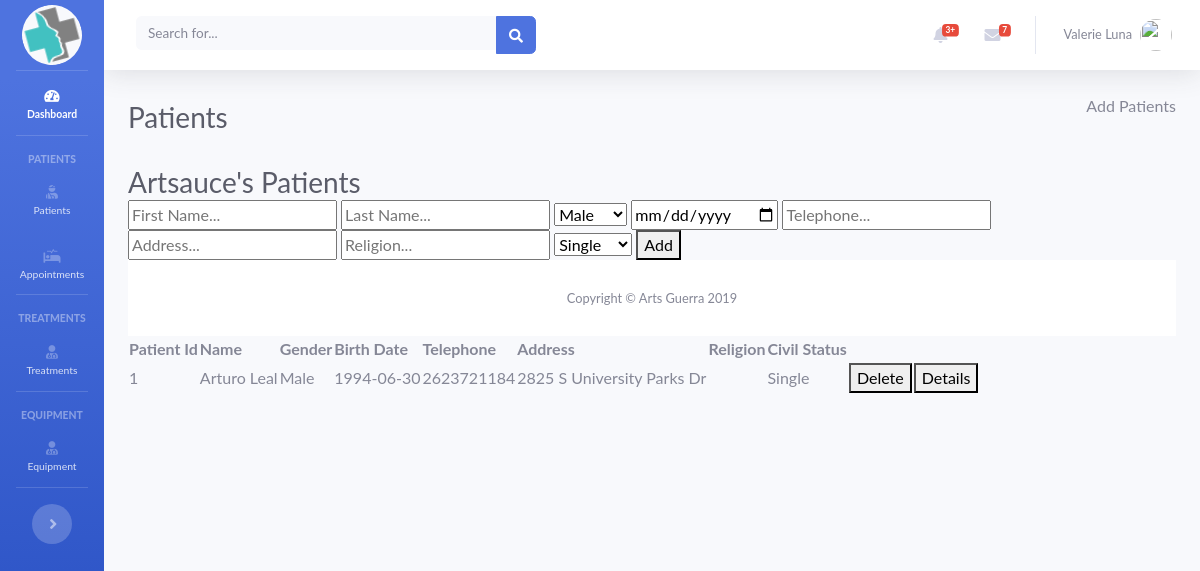
The page /LoginSystem/patients2.php (signed in) on the database its author committed.
### tables this page shows
CREATE TABLE `patients` (
  `companyId` int(11) NOT NULL DEFAULT '0',
  `patientId` int(11) NOT NULL AUTO_INCREMENT,
  `userId` int(11) unsigned NOT NULL,
  `firstName` varchar(255) NOT NULL,
  `lastName` varchar(255) NOT NULL,
  `gender` tinyint(1) NOT NULL DEFAULT '1',
  `birthDate` date NOT NULL DEFAULT '2019-01-01',
  `telephone` varchar(15) DEFAULT NULL,
  `address` varchar(250) DEFAULT NULL,
  `religion` varchar(250) DEFAULT NULL,
  `civilStatus` varchar(250) DEFAULT NULL,
  `fc` varchar(250) DEFAULT NULL,
  `fr` varchar(250) DEFAULT NULL,
  `ta` varchar(250) DEFAULT NULL,
  `temperature` varchar(250) DEFAULT NULL,
  `weight` varchar(250) DEFAULT NULL,
  `height` varchar(250) DEFAULT NULL,
  `imc` varchar(250) DEFAULT NULL,
  `antecedentesPadres` varchar(250) DEFAULT NULL,
  `antecedentesHermanos` varchar(250) DEFAULT NULL,
  `antecedentesHijos` varchar(250) DEFAULT NULL,
  `antecedentesEsteticos` varchar(250) DEFAULT NULL,
  `antecedentesCirugias` varchar(250) DEFAULT NULL,
  `antecedentesHospitalizaciones` varchar(250) DEFAULT NULL,
  `antecedentesEnfermedades` varchar(250) DEFAULT NULL,
  `antecedentesAlergias` varchar(250) DEFAULT NULL,
  `antecedentesMedicamentos` varchar(250) DEFAULT NULL,
  `tabaquismo` varchar(250) DEFAULT NULL,
  `alcoholismo` varchar(250) DEFAULT NULL,
  `toxicomanias` varchar(250) DEFAULT NULL,
  `inmunizaciones` varchar(250) DEFAULT NULL,
  `inicioVidaSexual` varchar(250) DEFAULT NULL,
  `planificacionFamiliar` varchar(250) DEFAULT NULL,
  `aparatoDigestivo` varchar(250) DEFAULT NULL,
  `aparatoCardio` varchar(250) DEFAULT NULL,
  `aparatoRespiratorio` varchar(250) DEFAULT NULL,
  `sistemaOsteomuscular` varchar(250) DEFAULT NULL,
  `sistemaNervioso` varchar(250) DEFAULT NULL,
  `sistemaSensorial` varchar(250) DEFAULT NULL,
  `sistemaPsicosomatico` varchar(250) DEFAULT NULL,
  `exploracionCabeza` varchar(250) DEFAULT NULL,
  `exploracionCuello` varchar(250) DEFAULT NULL,
  `exploracionTorax` varchar(250) DEFAULT NULL,
  `exploracionAbdomen` varchar(250) DEFAULT NULL,
  `exploracionExtremidades` varchar(250) DEFAULT NULL,
  `exploracionGenitales` varchar(250) DEFAULT NULL,
  `exploracionDiagnostico` varchar(250) DEFAULT NULL,
  `exploracionTratamiento` varchar(250) DEFAULT NULL,
  `exploracionGabinete` varchar(250) DEFAULT NULL,
  PRIMARY KEY (`patientId`,`companyId`)
);

### LoginSystem/patients2.php (the view, shortened to what this page needs)
<?php
require "header.php";
?>
       <?php
       if(isset($_SESSION['userId'])){
         echo '<div class="container-fluid">
               <div class="d-sm-flex align-items-center justify-content-between mb-4">
               <h1 class="h3 mb-0 text-gray-800">Patients</h1>
               <p class="mb-4">Add Patients</p>
               </div>';
         echo '<h1 class="h3 mb-0 text-gray-800">'. ucwords($_SESSION['userUid'])."'s Patients". '</h1>';
            echo
            '<form class = "client-add" action="includes/patient-input.inc.php" method="post">
            <input type="text" name="firstname" placeholder="First Name...">
            <input type="text" name="lastname" placeholder="Last Name...">
                <select name = "gender">
                  <option value="male">Male</option>
                  <option value="female">Female</option>
                </select>
            <input type="date" name="birthdate" >
            <input type="text" name="telephone" placeholder="Telephone...">
            <input type="text" name="address" placeholder="Address...">
            <input type="text" name="religion" placeholder="Religion...">
                <select name = "civilstatus">
                  <option value="single">Single</option>
                  <option value="married">Married</option>
                </select>
            <button type="submit" name="patient-submit">Add</button>
            </form>';
            }
            else
            {
              echo "Somethings Wrong..";
            }
  require 'includes/dbh.inc.php';
    $userid = $_SESSION['userId'];
    $sql = "SELECT patientId,firstName,lastName,gender,birthDate,telephone,address,religion,civilStatus FROM patients WHERE userId = " . $userid;
    $stmt = mysqli_stmt_init($conn);
  if(!mysqli_stmt_prepare($stmt,$sql))
      {
          header("Location: /patients.php?error=sqlerror");
          exit();
      }
  else
  {
    $result = mysqli_query($conn, $sql);
    if(isset($_SESSION['userId']))
    {
    echo
    '<table class = "clienttable">
      <tr>
        <th>Patient Id</th>
        <th>Name</th>
        <th>Gender</th>
        <th>Birth Date</th>
        <th>Telephone</th>
        <th>Address</th>
        <th>Religion</th>
        <th>Civil Status</th>
        <th></th>
        <th></th>
      </tr>';
      if(mysqli_num_rows($result) > 0)
      {
        while ($row = mysqli_fetch_assoc($result))
        {
          echo
          "<tr>
          <td>".$row["patientId"]."</td>
          <td>".$row["firstName"]. " ". $row["lastName"]."</td>
          <td>";
          if($row["gender"]==1)
          {
            echo "Male";
          }
          else
          {
            echo "Female";
          }
          echo "</td>
          <td>".$row["birthDate"]."</td>
          <td>".$row["telephone"]."</td>
          <td>".$row["address"]."</td>
          <td>".$row["religion"]."</td>
          <td>".$row["civilStatus"]."</td>
          <td>".
          '<form class = "client-delete" action="includes/patient-delete.inc.php" method="post">
          <button type="submit" name="patient-delete">Delete</button>
          <input type="hidden" name="patientid" value="'.$row["patientId"].' ">
          </form>'
          .
          "</td>
          <td>"
          .'<form class = "client-details" action="includes/client-details.inc.php" method="post">
          <button type="submit" name="patient-details">Details</button>
          <input type="hidden" name="patientid" value="'.$row["patientId"].' ">
          </form>'
          ."</td></tr>";
        }
      }
      else
      {
        echo "
        </table>
        <p> No results</p>";
      }
     }
    }
echo '</div>';
 ?>
 <?php
 require "footer.php";
?>

### rows shown on the page
patients: patientId "1", firstName "Arturo", lastName "Leal", gender "Male", birthDate "1994-06-30", telephone "2623721184", address "2825 S University Parks Dr", civilStatus "Single"

### other values the page prints
$_SESSION['userUid'] "Artsauce"
